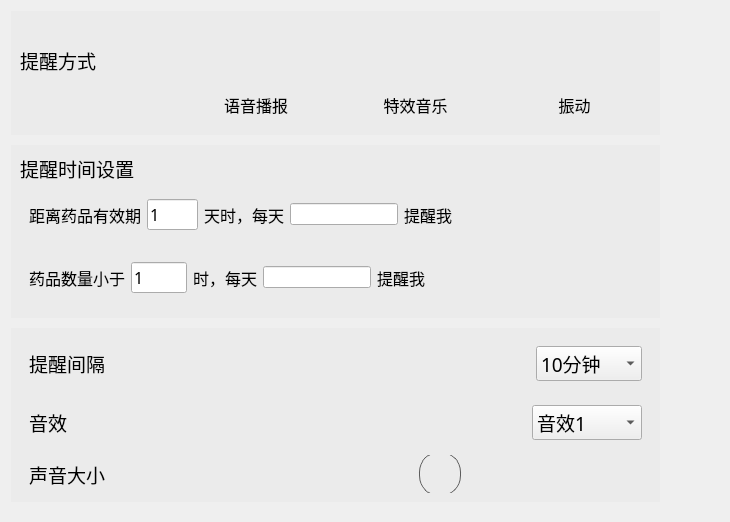
<?xml version="1.0" encoding="UTF-8"?>
<ui version="4.0">
 <class>inform_settings_page</class>
 <widget class="QWidget" name="inform_settings_page">
  <property name="geometry">
   <rect>
    <x>0</x>
    <y>0</y>
    <width>730</width>
    <height>522</height>
   </rect>
  </property>
  <property name="windowTitle">
   <string>Form</string>
  </property>
  <layout class="QVBoxLayout" name="verticalLayout" stretch="5,6,7">
   <property name="spacing">
    <number>10</number>
   </property>
   <property name="rightMargin">
    <number>70</number>
   </property>
   <property name="bottomMargin">
    <number>20</number>
   </property>
   <item>
    <widget class="QWidget" name="widget" native="true">
     <property name="styleSheet">
      <string notr="true">QWidget#widget
{
background-color: rgb(235, 235, 235);
}</string>
     </property>
     <layout class="QHBoxLayout" name="horizontalLayout">
      <item>
       <widget class="QLabel" name="label">
        <property name="font">
         <font>
          <family>微软雅黑</family>
          <pointsize>14</pointsize>
         </font>
        </property>
        <property name="text">
         <string>
提醒方式</string>
        </property>
        <property name="alignment">
         <set>Qt::AlignLeading|Qt::AlignLeft|Qt::AlignTop</set>
        </property>
       </widget>
      </item>
      <item>
       <widget class="QWidget" name="widget_4" native="true">
        <layout class="QVBoxLayout" name="verticalLayout_2">
         <item>
          <widget class="scaled_pixmap_label" name="voice">
           <property name="text">
            <string/>
           </property>
          </widget>
         </item>
         <item>
          <widget class="QLabel" name="voice_text">
           <property name="sizePolicy">
            <sizepolicy hsizetype="Preferred" vsizetype="Maximum">
             <horstretch>0</horstretch>
             <verstretch>0</verstretch>
            </sizepolicy>
           </property>
           <property name="font">
            <font>
             <family>微软雅黑</family>
             <pointsize>12</pointsize>
            </font>
           </property>
           <property name="styleSheet">
            <string notr="true"/>
           </property>
           <property name="text">
            <string>语音播报</string>
           </property>
           <property name="alignment">
            <set>Qt::AlignCenter</set>
           </property>
          </widget>
         </item>
        </layout>
       </widget>
      </item>
      <item>
       <widget class="QWidget" name="widget_5" native="true">
        <layout class="QVBoxLayout" name="verticalLayout_3">
         <item>
          <widget class="scaled_pixmap_label" name="music">
           <property name="text">
            <string/>
           </property>
          </widget>
         </item>
         <item>
          <widget class="QLabel" name="music_text">
           <property name="sizePolicy">
            <sizepolicy hsizetype="Preferred" vsizetype="Maximum">
             <horstretch>0</horstretch>
             <verstretch>0</verstretch>
            </sizepolicy>
           </property>
           <property name="font">
            <font>
             <family>微软雅黑</family>
             <pointsize>12</pointsize>
            </font>
           </property>
           <property name="text">
            <string>特效音乐</string>
           </property>
           <property name="alignment">
            <set>Qt::AlignCenter</set>
           </property>
          </widget>
         </item>
        </layout>
       </widget>
      </item>
      <item>
       <widget class="QWidget" name="widget_6" native="true">
        <layout class="QVBoxLayout" name="verticalLayout_4">
         <item>
          <widget class="scaled_pixmap_label" name="ad">
           <property name="text">
            <string/>
           </property>
          </widget>
         </item>
         <item>
          <widget class="QLabel" name="ad_text">
           <property name="sizePolicy">
            <sizepolicy hsizetype="Preferred" vsizetype="Maximum">
             <horstretch>0</horstretch>
             <verstretch>0</verstretch>
            </sizepolicy>
           </property>
           <property name="font">
            <font>
             <family>微软雅黑</family>
             <pointsize>12</pointsize>
            </font>
           </property>
           <property name="text">
            <string>振动</string>
           </property>
           <property name="alignment">
            <set>Qt::AlignCenter</set>
           </property>
          </widget>
         </item>
        </layout>
       </widget>
      </item>
     </layout>
    </widget>
   </item>
   <item>
    <widget class="QWidget" name="widget_2" native="true">
     <property name="styleSheet">
      <string notr="true">QWidget#widget_2
{
background-color: rgb(235, 235, 235);
}</string>
     </property>
     <layout class="QVBoxLayout" name="verticalLayout_5" stretch="3,4,4">
      <property name="spacing">
       <number>0</number>
      </property>
      <item>
       <widget class="QLabel" name="label_2">
        <property name="font">
         <font>
          <family>微软雅黑</family>
          <pointsize>14</pointsize>
         </font>
        </property>
        <property name="text">
         <string>提醒时间设置</string>
        </property>
       </widget>
      </item>
      <item>
       <widget class="QWidget" name="widget_7" native="true">
        <layout class="QHBoxLayout" name="horizontalLayout_2" stretch="5,1,3,3,3,2,2">
         <item>
          <widget class="QLabel" name="label_3">
           <property name="sizePolicy">
            <sizepolicy hsizetype="Fixed" vsizetype="Preferred">
             <horstretch>0</horstretch>
             <verstretch>0</verstretch>
            </sizepolicy>
           </property>
           <property name="font">
            <font>
             <family>微软雅黑</family>
             <pointsize>12</pointsize>
            </font>
           </property>
           <property name="text">
            <string>距离药品有效期</string>
           </property>
          </widget>
         </item>
         <item>
          <widget class="QLineEdit" name="lineEdit">
           <property name="sizePolicy">
            <sizepolicy hsizetype="Maximum" vsizetype="Fixed">
             <horstretch>0</horstretch>
             <verstretch>0</verstretch>
            </sizepolicy>
           </property>
           <property name="font">
            <font>
             <family>微软雅黑</family>
             <pointsize>12</pointsize>
            </font>
           </property>
           <property name="styleSheet">
            <string notr="true"/>
           </property>
           <property name="text">
            <string>1</string>
           </property>
          </widget>
         </item>
         <item>
          <widget class="QLabel" name="label_4">
           <property name="sizePolicy">
            <sizepolicy hsizetype="Fixed" vsizetype="Preferred">
             <horstretch>0</horstretch>
             <verstretch>0</verstretch>
            </sizepolicy>
           </property>
           <property name="font">
            <font>
             <family>微软雅黑</family>
             <pointsize>12</pointsize>
            </font>
           </property>
           <property name="text">
            <string>天时，每天</string>
           </property>
          </widget>
         </item>
         <item>
          <widget class="ComboLineEdit" name="lineEdit_2">
           <property name="sizePolicy">
            <sizepolicy hsizetype="Maximum" vsizetype="Fixed">
             <horstretch>0</horstretch>
             <verstretch>0</verstretch>
            </sizepolicy>
           </property>
          </widget>
         </item>
         <item>
          <widget class="QLabel" name="label_5">
           <property name="sizePolicy">
            <sizepolicy hsizetype="Maximum" vsizetype="Preferred">
             <horstretch>0</horstretch>
             <verstretch>0</verstretch>
            </sizepolicy>
           </property>
           <property name="font">
            <font>
             <family>微软雅黑</family>
             <pointsize>12</pointsize>
            </font>
           </property>
           <property name="text">
            <string>提醒我</string>
           </property>
          </widget>
         </item>
         <item>
          <spacer name="horizontalSpacer">
           <property name="orientation">
            <enum>Qt::Horizontal</enum>
           </property>
           <property name="sizeHint" stdset="0">
            <size>
             <width>40</width>
             <height>20</height>
            </size>
           </property>
          </spacer>
         </item>
         <item>
          <widget class="SwitchButton" name="widget_9" native="true">
           <property name="sizePolicy">
            <sizepolicy hsizetype="Maximum" vsizetype="Maximum">
             <horstretch>0</horstretch>
             <verstretch>0</verstretch>
            </sizepolicy>
           </property>
           <property name="minimumSize">
            <size>
             <width>100</width>
             <height>45</height>
            </size>
           </property>
           <property name="maximumSize">
            <size>
             <width>100</width>
             <height>45</height>
            </size>
           </property>
          </widget>
         </item>
        </layout>
       </widget>
      </item>
      <item>
       <widget class="QWidget" name="widget_8" native="true">
        <layout class="QHBoxLayout" name="horizontalLayout_3" stretch="5,1,3,3,3,2,2">
         <item>
          <widget class="QLabel" name="label_7">
           <property name="sizePolicy">
            <sizepolicy hsizetype="Fixed" vsizetype="Preferred">
             <horstretch>0</horstretch>
             <verstretch>0</verstretch>
            </sizepolicy>
           </property>
           <property name="font">
            <font>
             <family>微软雅黑</family>
             <pointsize>12</pointsize>
            </font>
           </property>
           <property name="text">
            <string>药品数量小于</string>
           </property>
          </widget>
         </item>
         <item>
          <widget class="QLineEdit" name="lineEdit_4">
           <property name="sizePolicy">
            <sizepolicy hsizetype="Maximum" vsizetype="Fixed">
             <horstretch>0</horstretch>
             <verstretch>0</verstretch>
            </sizepolicy>
           </property>
           <property name="font">
            <font>
             <family>微软雅黑</family>
             <pointsize>12</pointsize>
            </font>
           </property>
           <property name="text">
            <string>1</string>
           </property>
          </widget>
         </item>
         <item>
          <widget class="QLabel" name="label_8">
           <property name="sizePolicy">
            <sizepolicy hsizetype="Fixed" vsizetype="Preferred">
             <horstretch>0</horstretch>
             <verstretch>0</verstretch>
            </sizepolicy>
           </property>
           <property name="font">
            <font>
             <family>微软雅黑</family>
             <pointsize>12</pointsize>
            </font>
           </property>
           <property name="text">
            <string>时，每天</string>
           </property>
          </widget>
         </item>
         <item>
          <widget class="ComboLineEdit" name="lineEdit_3">
           <property name="sizePolicy">
            <sizepolicy hsizetype="Maximum" vsizetype="Fixed">
             <horstretch>0</horstretch>
             <verstretch>0</verstretch>
            </sizepolicy>
           </property>
          </widget>
         </item>
         <item>
          <widget class="QLabel" name="label_6">
           <property name="sizePolicy">
            <sizepolicy hsizetype="Maximum" vsizetype="Preferred">
             <horstretch>0</horstretch>
             <verstretch>0</verstretch>
            </sizepolicy>
           </property>
           <property name="font">
            <font>
             <family>微软雅黑</family>
             <pointsize>12</pointsize>
            </font>
           </property>
           <property name="text">
            <string>提醒我</string>
           </property>
          </widget>
         </item>
         <item>
          <spacer name="horizontalSpacer_2">
           <property name="orientation">
            <enum>Qt::Horizontal</enum>
           </property>
           <property name="sizeHint" stdset="0">
            <size>
             <width>170</width>
             <height>20</height>
            </size>
           </property>
          </spacer>
         </item>
         <item>
          <widget class="SwitchButton" name="widget_10" native="true">
           <property name="sizePolicy">
            <sizepolicy hsizetype="Maximum" vsizetype="Maximum">
             <horstretch>0</horstretch>
             <verstretch>0</verstretch>
            </sizepolicy>
           </property>
           <property name="minimumSize">
            <size>
             <width>100</width>
             <height>45</height>
            </size>
           </property>
           <property name="maximumSize">
            <size>
             <width>100</width>
             <height>45</height>
            </size>
           </property>
          </widget>
         </item>
        </layout>
       </widget>
      </item>
     </layout>
    </widget>
   </item>
   <item>
    <widget class="QWidget" name="widget_3" native="true">
     <property name="styleSheet">
      <string notr="true">QWidget#widget_3
{
background-color: rgb(235, 235, 235);
}</string>
     </property>
     <layout class="QVBoxLayout" name="verticalLayout_6" stretch="1,1,1">
      <item>
       <widget class="QWidget" name="widget_11" native="true">
        <layout class="QHBoxLayout" name="horizontalLayout_4" stretch="1,8,2">
         <item>
          <widget class="QLabel" name="label_9">
           <property name="sizePolicy">
            <sizepolicy hsizetype="Preferred" vsizetype="Preferred">
             <horstretch>0</horstretch>
             <verstretch>0</verstretch>
            </sizepolicy>
           </property>
           <property name="font">
            <font>
             <family>微软雅黑</family>
             <pointsize>14</pointsize>
            </font>
           </property>
           <property name="text">
            <string>提醒间隔</string>
           </property>
          </widget>
         </item>
         <item>
          <spacer name="horizontalSpacer_3">
           <property name="orientation">
            <enum>Qt::Horizontal</enum>
           </property>
           <property name="sizeHint" stdset="0">
            <size>
             <width>449</width>
             <height>20</height>
            </size>
           </property>
          </spacer>
         </item>
         <item>
          <widget class="QComboBox" name="comboBox">
           <property name="font">
            <font>
             <family>微软雅黑</family>
             <pointsize>14</pointsize>
            </font>
           </property>
           <item>
            <property name="text">
             <string>10分钟</string>
            </property>
           </item>
           <item>
            <property name="text">
             <string>15分钟</string>
            </property>
           </item>
           <item>
            <property name="text">
             <string>30分钟</string>
            </property>
           </item>
          </widget>
         </item>
        </layout>
       </widget>
      </item>
      <item>
       <widget class="QWidget" name="widget_12" native="true">
        <layout class="QHBoxLayout" name="horizontalLayout_5" stretch="1,8,2">
         <item>
          <widget class="QLabel" name="label_10">
           <property name="font">
            <font>
             <family>微软雅黑</family>
             <pointsize>14</pointsize>
            </font>
           </property>
           <property name="text">
            <string>音效</string>
           </property>
          </widget>
         </item>
         <item>
          <spacer name="horizontalSpacer_4">
           <property name="orientation">
            <enum>Qt::Horizontal</enum>
           </property>
           <property name="sizeHint" stdset="0">
            <size>
             <width>449</width>
             <height>20</height>
            </size>
           </property>
          </spacer>
         </item>
         <item>
          <widget class="QComboBox" name="comboBox_2">
           <property name="font">
            <font>
             <family>微软雅黑</family>
             <pointsize>14</pointsize>
            </font>
           </property>
           <item>
            <property name="text">
             <string>音效1</string>
            </property>
           </item>
           <item>
            <property name="text">
             <string>音效2</string>
            </property>
           </item>
           <item>
            <property name="text">
             <string>音效3</string>
            </property>
           </item>
          </widget>
         </item>
        </layout>
       </widget>
      </item>
      <item>
       <widget class="QWidget" name="widget_13" native="true">
        <layout class="QHBoxLayout" name="horizontalLayout_6" stretch="2,1,1,7">
         <property name="topMargin">
          <number>0</number>
         </property>
         <property name="bottomMargin">
          <number>0</number>
         </property>
         <item>
          <widget class="QLabel" name="label_11">
           <property name="sizePolicy">
            <sizepolicy hsizetype="Maximum" vsizetype="Preferred">
             <horstretch>0</horstretch>
             <verstretch>0</verstretch>
            </sizepolicy>
           </property>
           <property name="font">
            <font>
             <family>微软雅黑</family>
             <pointsize>14</pointsize>
            </font>
           </property>
           <property name="text">
            <string>声音大小</string>
           </property>
          </widget>
         </item>
         <item>
          <spacer name="horizontalSpacer_5">
           <property name="orientation">
            <enum>Qt::Horizontal</enum>
           </property>
           <property name="sizeHint" stdset="0">
            <size>
             <width>40</width>
             <height>20</height>
            </size>
           </property>
          </spacer>
         </item>
         <item>
          <widget class="scaled_pixmap_label" name="sound">
           <property name="text">
            <string/>
           </property>
          </widget>
         </item>
         <item>
          <widget class="QSlider" name="horizontalSlider">
           <property name="sizePolicy">
            <sizepolicy hsizetype="Preferred" vsizetype="Preferred">
             <horstretch>0</horstretch>
             <verstretch>0</verstretch>
            </sizepolicy>
           </property>
           <property name="styleSheet">
            <string notr="true">QSlider::groove:horizontal {
    height: 8px; /* 稍微增大轨道高度 */
    background: qlineargradient(x1: 0, y1: 0, x2: 0, y2: 1, 
                                stop: 0 rgb(124, 124, 124), 
                                stop: 1.0 rgb(72, 71, 71));
    border-radius: 4px; /* 轨道圆角 */
}

QSlider::handle:horizontal {
    /* 大圆形滑块 */
    background: qradialgradient(cx:0.5, cy:0.5, radius: 0.5, fx:0.5, fy:0.5,
                                stop:0.6 #f6f7fa, stop:0.7 #c4c4c4);
    width: 40px;   /* 滑块宽度 */
    height: 40px;  /* 滑块高度 */
    margin: -18px 0; /* 负边距使滑块超出轨道 */
    border-radius: 20px; /* 圆形滑块，半径为高度的一半 */
    border: 1px solid #5c5c5c;
}

/* 悬停效果 */
QSlider::handle:horizontal:hover {
    background: qradialgradient(cx:0.5, cy:0.5, radius: 0.5, fx:0.5, fy:0.5,
                                stop:0.6 #ffffff, stop:0.7 #d0d0d0);
}

/* 按下效果 */
QSlider::handle:horizontal:pressed {
    background: qradialgradient(cx:0.5, cy:0.5, radius: 0.5, fx:0.5, fy:0.5,
                                stop:0.6 #e0e0e0, stop:0.7 #a0a0a0);
}</string>
           </property>
           <property name="value">
            <number>50</number>
           </property>
           <property name="orientation">
            <enum>Qt::Horizontal</enum>
           </property>
          </widget>
         </item>
        </layout>
       </widget>
      </item>
     </layout>
    </widget>
   </item>
  </layout>
 </widget>
 <customwidgets>
  <customwidget>
   <class>SwitchButton</class>
   <extends>QWidget</extends>
   <header location="global">switchcontrol.h</header>
   <container>1</container>
  </customwidget>
  <customwidget>
   <class>scaled_pixmap_label</class>
   <extends>QLabel</extends>
   <header location="global">scaled_pixmap_label.h</header>
  </customwidget>
  <customwidget>
   <class>ComboLineEdit</class>
   <extends>QLineEdit</extends>
   <header location="global">mytimeedit.h</header>
  </customwidget>
 </customwidgets>
 <resources/>
 <connections/>
</ui>
